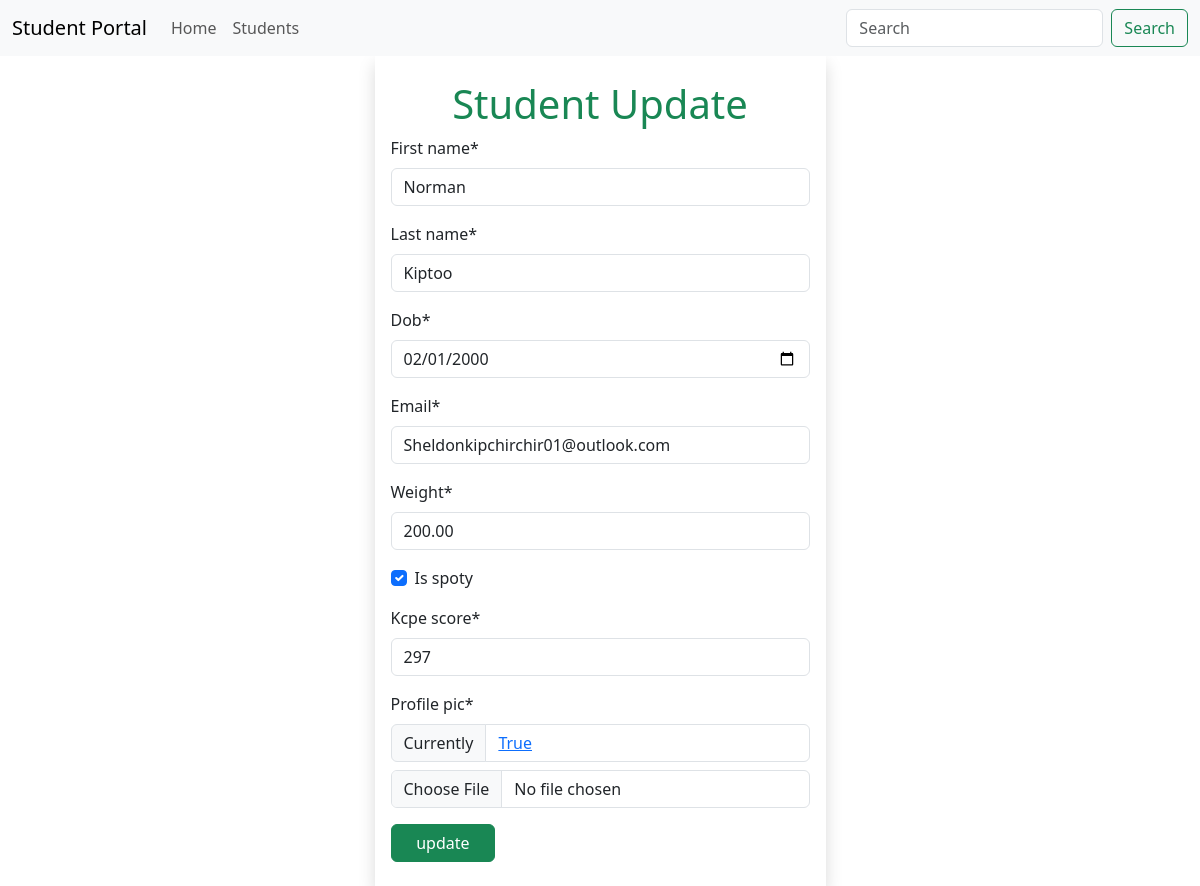
Screenshot of /students/update/2 (signed in) with the database file from the repository.
### main_app/models.py (models this page shows, shortened)
class Student(models.Model):
    first_name = models.CharField(max_length=25)
    last_name = models.CharField(max_length=25)
    dob = models.DateTimeField()
    email = models.EmailField(unique=True)
    weight = models.DecimalField(max_digits=5, decimal_places=2)
    is_spoty = models.BooleanField(default=False)
    kcpe_score = models.IntegerField()
    profile_pic = models.ImageField(upload_to=generate_unique_name, null=True, default="students/student.png")
    created_at = models.DateTimeField(auto_now_add=True)
    updated_at = models.DateTimeField(auto_now=True)

### main_app/views.py (the view)
# urls.py: path('students/update/<int:student_id>', views.update_student, name='update'),
@login_required
def update_student(request, student_id):
    student = get_object_or_404(Student, pk=student_id)  # select*FROM students where id=1
    if request.method == 'POST':
        form = StudentForm(request.POST, instance=student)  # it does the comparison and save the file
        if form.is_valid():
            messages.success(request, f'successfully updated {student.first_name}')
            form.save()
        return redirect('details', student_id)
    else:
        form = StudentForm(instance=student)
    return render(request, 'update.html', {'form': form})

### app_forms.py
class StudentForm(forms.ModelForm):
    class Meta:
        model = Student
        fields = "__all__"
        widgets = {
            'dob': forms.DateInput(attrs={'min': '1990-01-01', 'max': '2004-12-12', 'type': 'date'}),
            'kcpe_score': forms.NumberInput(attrs={'max': 500, 'min': 0})
        }

### templates/update.html (shortened to what this page needs)
{% extends 'base.html' %}
{% load crispy_forms_filters %}
{% block content %}
    {% include 'navbar.html' %}
    <div class="container">
        <div class="row justify-content-center ">
            <div class='col-sm-5'>
                <form action="{{ request.path }}" method="POST" class="shadow px-3 py-4" enctype="multipart/form-data">
                    <h1 class="text-center text-capitalize text-success">Student update</h1>
                    {{ form | crispy }}
                    <button class="btn btn-success w-25">update</button>
                </form>
            </div>
        </div>
    </div>
{% endblock %}

### rows the page displays
Student: first_name "Norman", last_name "Kiptoo", dob "02/01/2000", email "Sheldonkipchirchir01@outlook.com", weight "200.00", is_spoty "☑", kcpe_score "297"
